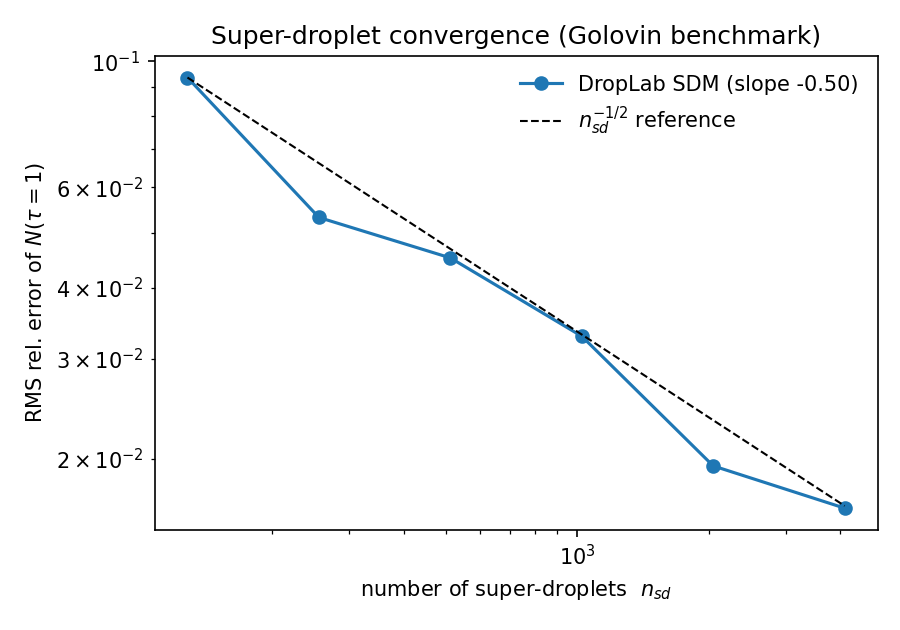

Write Python code to recreate this figure.
"""Super-droplet convergence study for the Golovin benchmark.

The super-droplet method is a Monte-Carlo solver, so its error in a single
realisation should fall like n_sd^(-1/2) as the number of super-droplets grows
(cf. Shima et al. 2009). We measure the RMS relative error of the total number
concentration at tau = 1 against the exact Golovin solution, over an ensemble of
independent realisations, for a sweep of n_sd, and fit the convergence slope.

    python -m validation.golovin_convergence    # table + validation/golovin_convergence.png
"""
import numpy as np

from validation.golovin_analytic import B_GOLOVIN, radius_to_mass, number_conc
from validation.golovin_box import run_golovin_box

N0 = 2.0e8
X0 = float(radius_to_mass(10.0e-6))
M0 = N0 * X0
DT = 1.0
TAU = 1.0
T_EVAL = TAU / (B_GOLOVIN * M0)


def rms_error_for(n_sd, n_ens, dt=DT, seed0=0):
    """RMS over the ensemble of |N(tau)/N0 - exact| for a given super-droplet count."""
    errs = []
    for e in range(n_ens):
        res = run_golovin_box(N0, X0, n_sd, dt, [0.0, T_EVAL], seed=seed0 + e)
        N0r, M0r = res['N'][0], res['M'][0]
        N_num = res['N'][-1]
        N_exact = N0r * np.exp(-B_GOLOVIN * M0r * T_EVAL)
        errs.append(abs(N_num - N_exact) / N_exact)
    return float(np.sqrt(np.mean(np.square(errs))))


def sweep(n_sd_list, n_ens, dt=DT):
    return np.array([rms_error_for(n, n_ens, dt) for n in n_sd_list])


def fit_slope(n_sd_list, errs):
    """Log-log slope of RMS error vs n_sd (ideal Monte-Carlo = -0.5)."""
    p = np.polyfit(np.log(n_sd_list), np.log(errs), 1)
    return float(p[0])


def main():
    import matplotlib
    matplotlib.use("Agg")
    import matplotlib.pyplot as plt

    n_sd_list = [128, 256, 512, 1024, 2048, 4096]
    n_ens = 12
    errs = sweep(n_sd_list, n_ens)
    slope = fit_slope(n_sd_list, errs)

    print(f"{'n_sd':>6} {'RMS rel err':>12}")
    for n, e in zip(n_sd_list, errs):
        print(f"{n:6d} {e:12.4%}")
    print(f"log-log slope = {slope:.3f}  (ideal Monte-Carlo -0.5)")

    fig, ax = plt.subplots(figsize=(6, 4.2))
    ax.loglog(n_sd_list, errs, "o-", label=f"DropLab SDM (slope {slope:.2f})")
    ref = errs[0] * (np.array(n_sd_list) / n_sd_list[0]) ** -0.5
    ax.loglog(n_sd_list, ref, "k--", lw=1, label=r"$n_{sd}^{-1/2}$ reference")
    ax.set_xlabel("number of super-droplets  $n_{sd}$")
    ax.set_ylabel(r"RMS rel. error of $N(\tau{=}1)$")
    ax.set_title("Super-droplet convergence (Golovin benchmark)")
    ax.legend(frameon=False)
    fig.tight_layout()
    fig.savefig("validation/golovin_convergence.png", dpi=150)
    print("wrote validation/golovin_convergence.png")


if __name__ == "__main__":
    main()
